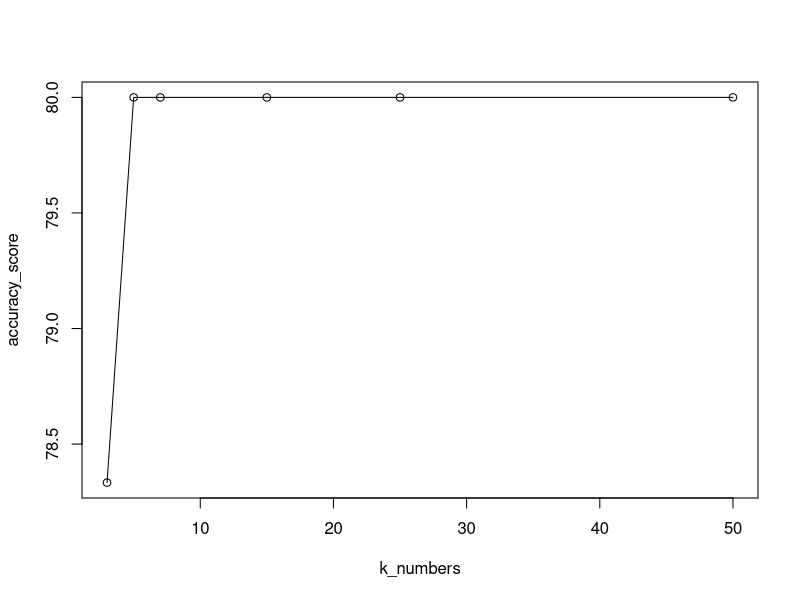

Recreate this plot in R.
euclideanDist <- function(a, b){
  d = 0
  for(i in c(1:(length(a)) ))
  {
    d = d + (a[[i]]-b[[i]])^2
  }
  d = sqrt(d)
  return(d)
}

knn_predict2 <- function(test_data, train_data, k_value, labelcol){
  pred <- c()  #empty pred vector 
  #LOOP-1
  for(i in c(1:nrow(test_data))){   #looping over each record of test data
    eu_dist =c()          #eu_dist & eu_char empty  vector
    eu_char = c()
    good = 0              #good & bad variable initialization with 0 value
    bad = 0
    
    #LOOP-2-looping over train data 
    for(j in c(1:nrow(train_data))){
 
      #adding euclidean distance b/w test data point and train data to eu_dist vector
      eu_dist <- c(eu_dist, euclideanDist(test_data[i,-c(labelcol)], train_data[j,-c(labelcol)]))
 
      #adding class variable of training data in eu_char
      eu_char <- c(eu_char, as.character(train_data[j,][[labelcol]]))
    }
    
    eu <- data.frame(eu_char, eu_dist) #eu dataframe created with eu_char & eu_dist columns
 
    eu <- eu[order(eu$eu_dist),]       #sorting eu dataframe to gettop K neighbors
    eu <- eu[1:k_value,]               #eu dataframe with top K neighbors
 
    tbl.sm.df<-table(eu$eu_char)
    cl_label<-  names(tbl.sm.df)[[as.integer(which.max(tbl.sm.df))]]
    
    pred <- c(pred, cl_label)
    }
    return(pred) #return pred vector
  }
  

accuracy <- function(test_data,labelcol,predcol){
  correct = 0
  for(i in c(1:nrow(test_data))){
    if(test_data[i,labelcol] == test_data[i,predcol]){ 
      correct = correct+1
    }
  }
  accu = (correct/nrow(test_data)) * 100  
  return(accu)
}

#load data
library(tidyverse)
knn.data <- read.csv("icu.csv") #load icu data
knn.data <- mutate(knn.data, COMA=ifelse(LOC==2, 1, 0)) # create coma
knn.data$STA <- factor(knn.data$STA) # change numerical class to factor
features <- c('TYP', 'AGE', 'INF', 'COMA', 'STA') # select features as instructed
knn.df <- knn.data[features]
labelcol <- 5 # for iris it is the fifth col 
predictioncol<-labelcol+1
# create train/test partitions
set.seed(2)
n<-nrow(knn.df)
knn.df<- knn.df[sample(n),]

train.df <- knn.df[1:as.integer(0.7*n),]

K = 3 # number of neighbors to determine the class
table(train.df[,labelcol])
test.df <- knn.df[as.integer(0.7*n +1):n,]
table(test.df[,labelcol])

predictions <- knn_predict2(test.df, train.df, K,labelcol) #calling knn_predict()

test.df[,predictioncol] <- predictions #Adding predictions in test data as 7th column
print(accuracy(test.df,labelcol,predictioncol))
table(test.df[[predictioncol]],test.df[[labelcol]])
accuracy_score_3 <- accuracy(test.df,labelcol,predictioncol) # create accuracy score object for further plotting

K = 5 # number of neighbors to determine the class
table(train.df[,labelcol])
test.df <- knn.df[as.integer(0.7*n +1):n,]
table(test.df[,labelcol])

predictions <- knn_predict2(test.df, train.df, K,labelcol) #calling knn_predict()

test.df[,predictioncol] <- predictions #Adding predictions in test data as 7th column
print(accuracy(test.df,labelcol,predictioncol))
table(test.df[[predictioncol]],test.df[[labelcol]])
accuracy_score_5 <- accuracy(test.df,labelcol,predictioncol) # create accuracy score object for further plotting

K = 7 # number of neighbors to determine the class
table(train.df[,labelcol])
test.df <- knn.df[as.integer(0.7*n +1):n,]
table(test.df[,labelcol])

predictions <- knn_predict2(test.df, train.df, K,labelcol) #calling knn_predict()

test.df[,predictioncol] <- predictions #Adding predictions in test data as 7th column
print(accuracy(test.df,labelcol,predictioncol))
table(test.df[[predictioncol]],test.df[[labelcol]])
accuracy_score_7 <- accuracy(test.df,labelcol,predictioncol) # create accuracy score object for further plotting


K = 15 # number of neighbors to determine the class
table(train.df[,labelcol])
test.df <- knn.df[as.integer(0.7*n +1):n,]
table(test.df[,labelcol])

predictions <- knn_predict2(test.df, train.df, K,labelcol) #calling knn_predict()

test.df[,predictioncol] <- predictions #Adding predictions in test data as 7th column
print(accuracy(test.df,labelcol,predictioncol))
table(test.df[[predictioncol]],test.df[[labelcol]])
accuracy_score_15 <- accuracy(test.df,labelcol,predictioncol) # create accuracy score object for further plotting

K = 25 # number of neighbors to determine the class
table(train.df[,labelcol])
test.df <- knn.df[as.integer(0.7*n +1):n,]
table(test.df[,labelcol])

predictions <- knn_predict2(test.df, train.df, K,labelcol) #calling knn_predict()

test.df[,predictioncol] <- predictions #Adding predictions in test data as 7th column
print(accuracy(test.df,labelcol,predictioncol))
table(test.df[[predictioncol]],test.df[[labelcol]])
accuracy_score_25 <- accuracy(test.df,labelcol,predictioncol) # create accuracy score object for further plotting

K = 50 # number of neighbors to determine the class
table(train.df[,labelcol])
test.df <- knn.df[as.integer(0.7*n +1):n,]
table(test.df[,labelcol])

predictions <- knn_predict2(test.df, train.df, K,labelcol) #calling knn_predict()

test.df[,predictioncol] <- predictions #Adding predictions in test data as 7th column
print(accuracy(test.df,labelcol,predictioncol))
table(test.df[[predictioncol]],test.df[[labelcol]])
accuracy_score_50 <- accuracy(test.df,labelcol,predictioncol) # create accuracy score object for further plotting

accuracy_score <- c(accuracy_score_3, accuracy_score_5, accuracy_score_7, accuracy_score_15, accuracy_score_25, accuracy_score_50) #plot accuracy vs K
k_numbers <- c(3,5,7,15,25,50)
plot(k_numbers, accuracy_score)
lines(k_numbers, accuracy_score)
